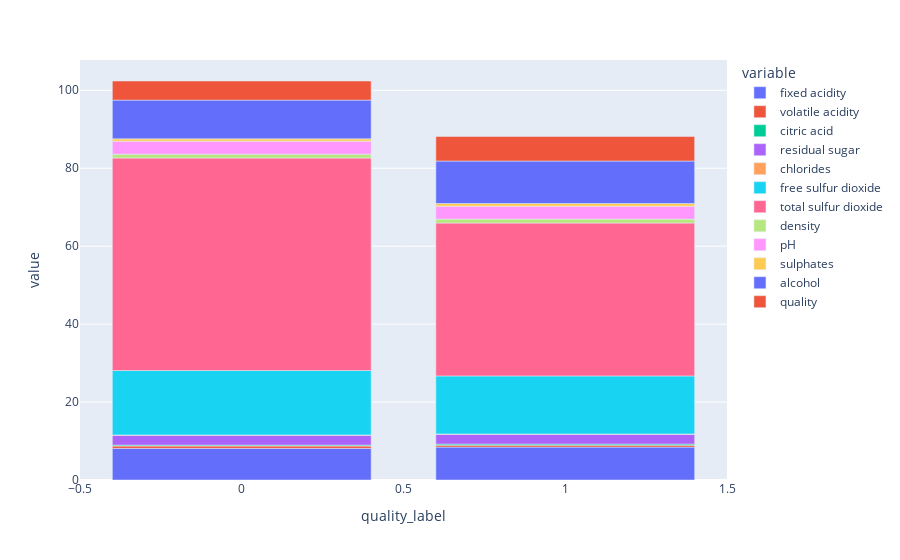

This figure's notebook cell:
### Code cell
px.bar(quality_group)

### Figure 1 — Plotly figure (JSON) as saved in the notebook; plotly's stock layout.template omitted (floating-point values rounded to 4 significant figures)
{"data": [{"alignmentgroup": "True", "hovertemplate": "variable=fixed acidity<br>quality_label=%{x}<br>value=%{y}<extra></extra>", "legendgroup": "fixed acidity", "marker": {"color": "#636efa", "pattern": {"shape": ""}}, "name": "fixed acidity", "offsetgroup": "fixed acidity", "orientation": "v", "showlegend": true, "textposition": "auto", "type": "bar", "x": [0, 1], "xaxis": "x", "y": [8.116, 8.438], "yaxis": "y"}, {"alignmentgroup": "True", "hovertemplate": "variable=volatile acidity<br>quality_label=%{x}<br>value=%{y}<extra></extra>", "legendgroup": "volatile acidity", "marker": {"color": "#EF553B", "pattern": {"shape": ""}}, "name": "volatile acidity", "offsetgroup": "volatile acidity", "orientation": "v", "showlegend": true, "textposition": "auto", "type": "bar", "x": [0, 1], "xaxis": "x", "y": [0.5992, 0.4767], "yaxis": "y"}, {"alignmentgroup": "True", "hovertemplate": "variable=citric acid<br>quality_label=%{x}<br>value=%{y}<extra></extra>", "legendgroup": "citric acid", "marker": {"color": "#00cc96", "pattern": {"shape": ""}}, "name": "citric acid", "offsetgroup": "citric acid", "orientation": "v", "showlegend": true, "textposition": "auto", "type": "bar", "x": [0, 1], "xaxis": "x", "y": [0.2338, 0.299], "yaxis": "y"}, {"alignmentgroup": "True", "hovertemplate": "variable=residual sugar<br>quality_label=%{x}<br>value=%{y}<extra></extra>", "legendgroup": "residual sugar", "marker": {"color": "#ab63fa", "pattern": {"shape": ""}}, "name": "residual sugar", "offsetgroup": "residual sugar", "orientation": "v", "showlegend": true, "textposition": "auto", "type": "bar", "x": [0, 1], "xaxis": "x", "y": [2.532, 2.518], "yaxis": "y"}, {"alignmentgroup": "True", "hovertemplate": "variable=chlorides<br>quality_label=%{x}<br>value=%{y}<extra></extra>", "legendgroup": "chlorides", "marker": {"color": "#FFA15A", "pattern": {"shape": ""}}, "name": "chlorides", "offsetgroup": "chlorides", "orientation": "v", "showlegend": true, "textposition": "auto", "type": "bar", "x": [0, 1], "xaxis": "x", "y": [0.09225, 0.08281], "yaxis": "y"}, {"alignmentgroup": "True", "hovertemplate": "variable=free sulfur dioxide<br>quality_label=%{x}<br>value=%{y}<extra></extra>", "legendgroup": "free sulfur dioxide", "marker": {"color": "#19d3f3", "pattern": {"shape": ""}}, "name": "free sulfur dioxide", "offsetgroup": "free sulfur dioxide", "orientation": "v", "showlegend": true, "textposition": "auto", "type": "bar", "x": [0, 1], "xaxis": "x", "y": [16.52, 14.89], "yaxis": "y"}, {"alignmentgroup": "True", "hovertemplate": "variable=total sulfur dioxide<br>quality_label=%{x}<br>value=%{y}<extra></extra>", "legendgroup": "total sulfur dioxide", "marker": {"color": "#FF6692", "pattern": {"shape": ""}}, "name": "total sulfur dioxide", "offsetgroup": "total sulfur dioxide", "orientation": "v", "showlegend": true, "textposition": "auto", "type": "bar", "x": [0, 1], "xaxis": "x", "y": [54.52, 39.24], "yaxis": "y"}, {"alignmentgroup": "True", "hovertemplate": "variable=density<br>quality_label=%{x}<br>value=%{y}<extra></extra>", "legendgroup": "density", "marker": {"color": "#B6E880", "pattern": {"shape": ""}}, "name": "density", "offsetgroup": "density", "orientation": "v", "showlegend": true, "textposition": "auto", "type": "bar", "x": [0, 1], "xaxis": "x", "y": [0.997, 0.9964], "yaxis": "y"}, {"alignmentgroup": "True", "hovertemplate": "variable=pH<br>quality_label=%{x}<br>value=%{y}<extra></extra>", "legendgroup": "pH", "marker": {"color": "#FF97FF", "pattern": {"shape": ""}}, "name": "pH", "offsetgroup": "pH", "orientation": "v", "showlegend": true, "textposition": "auto", "type": "bar", "x": [0, 1], "xaxis": "x", "y": [3.311, 3.312], "yaxis": "y"}, {"alignmentgroup": "True", "hovertemplate": "variable=sulphates<br>quality_label=%{x}<br>value=%{y}<extra></extra>", "legendgroup": "sulphates", "marker": {"color": "#FECB52", "pattern": {"shape": ""}}, "name": "sulphates", "offsetgroup": "sulphates", "orientation": "v", "showlegend": true, "textposition": "auto", "type": "bar", "x": [0, 1], "xaxis": "x", "y": [0.6154, 0.6926], "yaxis": "y"}, {"alignmentgroup": "True", "hovertemplate": "variable=alcohol<br>quality_label=%{x}<br>value=%{y}<extra></extra>", "legendgroup": "alcohol", "marker": {"color": "#636efa", "pattern": {"shape": ""}}, "name": "alcohol", "offsetgroup": "alcohol", "orientation": "v", "showlegend": true, "textposition": "auto", "type": "bar", "x": [0, 1], "xaxis": "x", "y": [9.934, 10.9], "yaxis": "y"}, {"alignmentgroup": "True", "hovertemplate": "variable=quality<br>quality_label=%{x}<br>value=%{y}<extra></extra>", "legendgroup": "quality", "marker": {"color": "#EF553B", "pattern": {"shape": ""}}, "name": "quality", "offsetgroup": "quality", "orientation": "v", "showlegend": true, "textposition": "auto", "type": "bar", "x": [0, 1], "xaxis": "x", "y": [4.905, 6.278], "yaxis": "y"}], "layout": {"barmode": "relative", "legend": {"title": {"text": "variable"}, "tracegroupgap": 0}, "margin": {"t": 60}, "xaxis": {"anchor": "y", "domain": [0, 1], "title": {"text": "quality_label"}}, "yaxis": {"anchor": "x", "domain": [0, 1], "title": {"text": "value"}}}}
